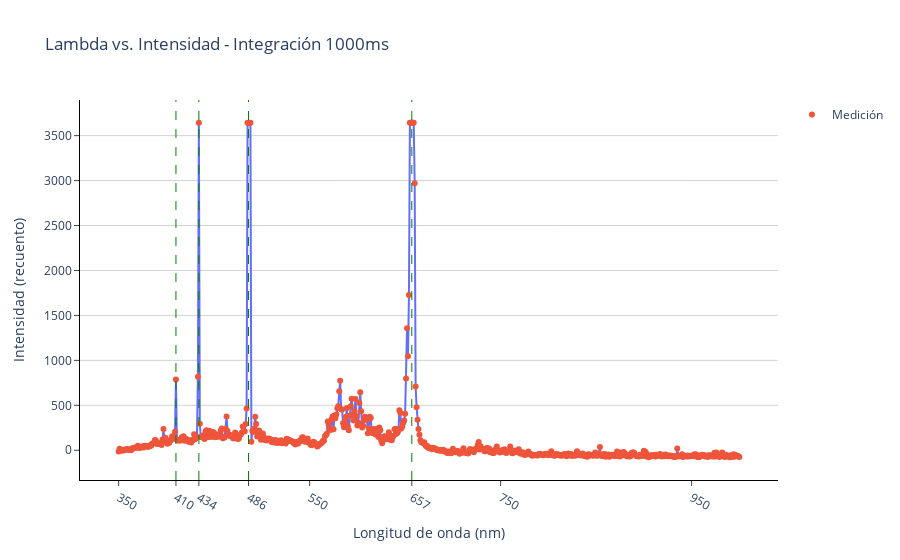

Here is the notebook cell this chart was saved with:
### Code cell
# Grafico de puntos conectados
integracion = 1000 # en ms
fig = px.line(emi_data, x=f'lambda_{integracion}', y=f'intensity_{integracion}',
              title=f'Lambda vs. Intensidad - Integración {integracion}ms',
              labels={f'lambda_{integracion}': 'Longitud de onda (nm)',
                      f'intensity_{integracion}': 'Intensidad (recuento)'})

# Agrego mediciones como círculos
fig.add_scatter(x=emi_data[f'lambda_{integracion}'],
                y=emi_data[f'intensity_{integracion}'],
                mode='markers', name='Medición')

# Agrego líneas verticales en los valores de las líneas espectrales más frecuentes
vertical_lines = [410, 434, 486, 657]
for value in vertical_lines:
    fig.add_vline(x=value, line_dash='dash', line_color='green', line_width=1, name=f'Line at {value}')

# Cambio los valores numericos que se muestran en el eje x
x_axis_tickvals = vertical_lines + list(range(350, 1000, 200))
x_axis_tickvals.sort()  # Sort the tick values for clarity
fig.update_xaxes(tickvals=x_axis_tickvals)

# Cambio el color del fondo a blanco y ejes
fig.update_layout(plot_bgcolor='white')
# add x axis tick lines
fig.update_xaxes(tickvals=x_axis_tickvals, showline=True, linewidth=1, linecolor='black', ticks="outside")
fig.update_yaxes(showline=True, linewidth=1, linecolor='black', ticks="outside", gridcolor='lightgray')

fig.show()

### Figure 1 — Plotly figure (JSON) as saved in the notebook; plotly's stock layout.template omitted (floating-point values rounded to 4 significant figures; data arrays with more than 128 entries replaced by an {"elided": "..."} marker saying what was removed)
{"data": [{"hovertemplate": "Longitud de onda (nm)=%{x}<br>Intensidad (recuento)=%{y}<extra></extra>", "legendgroup": "", "line": {"color": "#636efa", "dash": "solid"}, "mode": "lines", "name": "", "orientation": "v", "showlegend": false, "type": "scatter", "x": {"elided": "651 int values"}, "xaxis": "x", "y": {"elided": "651 float values"}, "yaxis": "y"}, {"mode": "markers", "name": "Medición", "type": "scatter", "x": {"elided": "651 int values"}, "y": {"elided": "651 float values"}}], "layout": {"legend": {"tracegroupgap": 0}, "plot_bgcolor": "white", "shapes": [{"line": {"color": "green", "dash": "dash", "width": 1}, "name": "Line at 410", "type": "line", "x0": 410, "x1": 410, "xref": "x", "y0": 0, "y1": 1, "yref": "y domain"}, {"line": {"color": "green", "dash": "dash", "width": 1}, "name": "Line at 434", "type": "line", "x0": 434, "x1": 434, "xref": "x", "y0": 0, "y1": 1, "yref": "y domain"}, {"line": {"color": "green", "dash": "dash", "width": 1}, "name": "Line at 486", "type": "line", "x0": 486, "x1": 486, "xref": "x", "y0": 0, "y1": 1, "yref": "y domain"}, {"line": {"color": "green", "dash": "dash", "width": 1}, "name": "Line at 657", "type": "line", "x0": 657, "x1": 657, "xref": "x", "y0": 0, "y1": 1, "yref": "y domain"}], "title": {"text": "Lambda vs. Intensidad - Integración 1000ms"}, "xaxis": {"anchor": "y", "domain": [0, 1], "linecolor": "black", "linewidth": 1, "showline": true, "ticks": "outside", "tickvals": [350, 410, 434, 486, 550, 657, 750, 950], "title": {"text": "Longitud de onda (nm)"}}, "yaxis": {"anchor": "x", "domain": [0, 1], "gridcolor": "lightgray", "linecolor": "black", "linewidth": 1, "showline": true, "ticks": "outside", "title": {"text": "Intensidad (recuento)"}}}}
